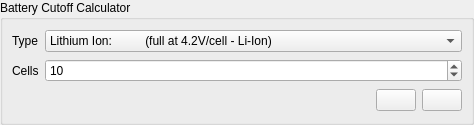
<?xml version="1.0" encoding="UTF-8"?>
<ui version="4.0">
 <class>BatteryCalculator</class>
 <widget class="QWidget" name="BatteryCalculator">
  <property name="geometry">
   <rect>
    <x>0</x>
    <y>0</y>
    <width>474</width>
    <height>125</height>
   </rect>
  </property>
  <property name="windowTitle">
   <string>Form</string>
  </property>
  <layout class="QHBoxLayout" name="horizontalLayout">
   <property name="leftMargin">
    <number>0</number>
   </property>
   <property name="topMargin">
    <number>0</number>
   </property>
   <property name="rightMargin">
    <number>0</number>
   </property>
   <property name="bottomMargin">
    <number>0</number>
   </property>
   <item>
    <widget class="QGroupBox" name="groupBox">
     <property name="title">
      <string>Battery Cutoff Calculator</string>
     </property>
     <layout class="QGridLayout" name="gridLayout">
      <item row="0" column="0">
       <widget class="QLabel" name="label_2">
        <property name="sizePolicy">
         <sizepolicy hsizetype="Fixed" vsizetype="Preferred">
          <horstretch>0</horstretch>
          <verstretch>0</verstretch>
         </sizepolicy>
        </property>
        <property name="text">
         <string>Type</string>
        </property>
       </widget>
      </item>
      <item row="2" column="3">
       <widget class="QPushButton" name="batteryCalcButton">
        <property name="sizePolicy">
         <sizepolicy hsizetype="Fixed" vsizetype="Fixed">
          <horstretch>0</horstretch>
          <verstretch>0</verstretch>
         </sizepolicy>
        </property>
        <property name="toolTip">
         <string>Apply calculated limits</string>
        </property>
        <property name="text">
         <string/>
        </property>
        <property name="icon">
         <iconset resource="../res.qrc">
          <normaloff>:/res/icons/apply.png</normaloff>:/res/icons/apply.png</iconset>
        </property>
        <property name="iconSize">
         <size>
          <width>45</width>
          <height>16</height>
         </size>
        </property>
       </widget>
      </item>
      <item row="0" column="1" colspan="3">
       <widget class="QComboBox" name="batteryTypeBox">
        <property name="sizePolicy">
         <sizepolicy hsizetype="MinimumExpanding" vsizetype="Fixed">
          <horstretch>0</horstretch>
          <verstretch>0</verstretch>
         </sizepolicy>
        </property>
        <item>
         <property name="text">
          <string>Lithium Ion:          (full at 4.2V/cell - Li-Ion)</string>
         </property>
        </item>
        <item>
         <property name="text">
          <string>Lithium Polymer: (full at 4.2V/cell - LiPo)</string>
         </property>
        </item>
       </widget>
      </item>
      <item row="2" column="0" colspan="2">
       <widget class="QLabel" name="batteryCutoffLabel">
        <property name="text">
         <string/>
        </property>
       </widget>
      </item>
      <item row="1" column="0">
       <widget class="QLabel" name="label_3">
        <property name="text">
         <string>Cells</string>
        </property>
       </widget>
      </item>
      <item row="1" column="1" colspan="3">
       <widget class="QSpinBox" name="batteryCellBox">
        <property name="sizePolicy">
         <sizepolicy hsizetype="MinimumExpanding" vsizetype="Fixed">
          <horstretch>0</horstretch>
          <verstretch>0</verstretch>
         </sizepolicy>
        </property>
        <property name="minimum">
         <number>1</number>
        </property>
        <property name="value">
         <number>10</number>
        </property>
       </widget>
      </item>
      <item row="2" column="2">
       <widget class="QPushButton" name="helpButton">
        <property name="sizePolicy">
         <sizepolicy hsizetype="Fixed" vsizetype="Fixed">
          <horstretch>0</horstretch>
          <verstretch>0</verstretch>
         </sizepolicy>
        </property>
        <property name="toolTip">
         <string>Show help</string>
        </property>
        <property name="text">
         <string/>
        </property>
        <property name="icon">
         <iconset resource="../res.qrc">
          <normaloff>:/res/icons/Help-96.png</normaloff>:/res/icons/Help-96.png</iconset>
        </property>
       </widget>
      </item>
     </layout>
    </widget>
   </item>
  </layout>
 </widget>
 <resources>
  <include location="../res.qrc"/>
 </resources>
 <connections/>
</ui>
